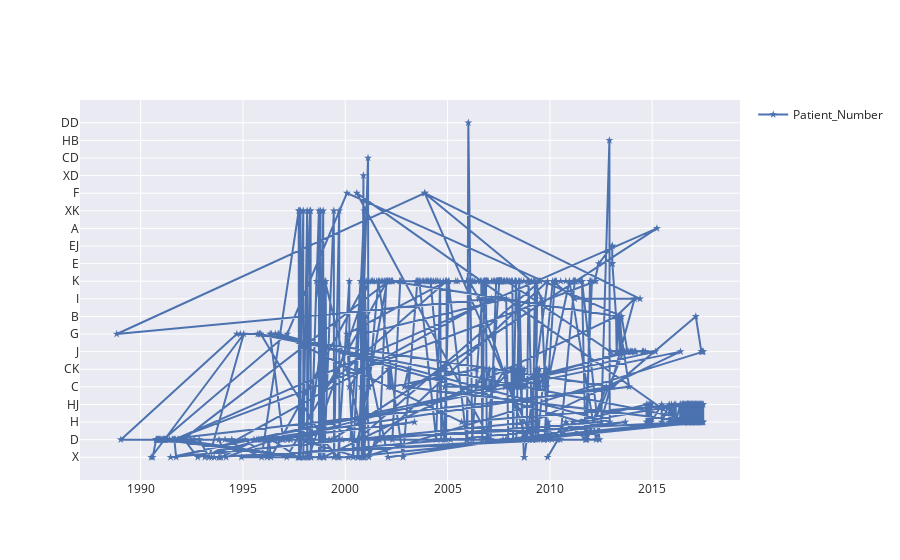

Here is the notebook cell this chart was saved with:
### Markdown cell above
The plot below uses plotly.graph_objects as go. This visual is insufficient as one cannot tell the difference between the different patient numbers
Additionally, the legend on the right is quite misleading. As a result, I decided to use plotly express as px instead.

### Code cell
fig = go.Figure()
fig.add_trace(go.Scatter(
    name="Patient_Number",
    mode="markers+lines", x=df2["xxx"], y=df2["Caregiven"],
    marker_symbol="star",showlegend=True,
))

fig.update_traces(marker=dict(size=9,
                              line=dict(width=2,
                                        color='DarkSlateGrey')),
                  selector=dict(mode='markers'))

fig.update_traces(hoverinfo="skip", hovertemplate=None)

fig.show()

### Figure 1 — Plotly figure (JSON) as saved in the notebook; plotly's stock layout.template omitted (floating-point values rounded to 4 significant figures; data arrays with more than 128 entries replaced by an {"elided": "..."} marker saying what was removed)
{"data": [{"hoverinfo": "skip", "marker": {"symbol": "star"}, "mode": "markers+lines", "name": "Patient_Number", "showlegend": true, "type": "scatter", "x": {"elided": "600 str values"}, "y": {"elided": "600 str values"}}], "layout": {}}
